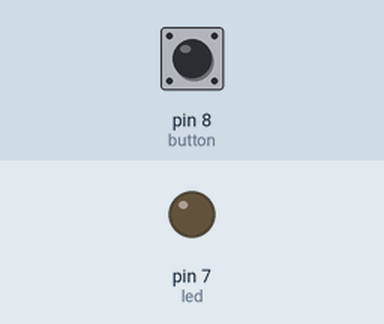
Simulated run of this sketch. Board: Arduino Uno, built with avr-gcc and run on an emulated ATmega328P. On the bench: output pins drawn as LEDs (lit = HIGH). Inputs (shaded band) come from the test bench; at power-on: pin 8 (button) LOW.

Above: at 1.2 s.
1.3 s: pin 8 (button) pulled HIGH for 0.15 s
At 1.37 s:
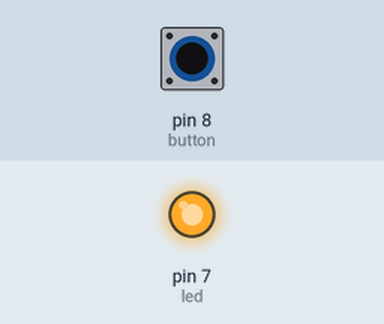
2.9 s: pin 8 (button) pulled HIGH for 3.2 s
At 6.6 s:
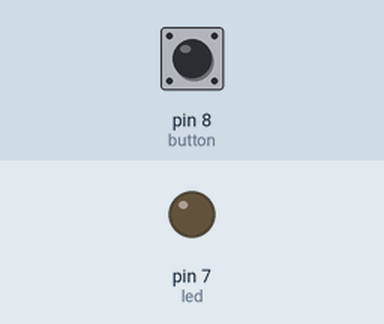
Timing chart, 0 to 8.1 s (numbered marks = the images above; inputs shaded):
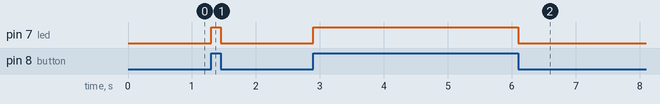

Measured:
- after the input at 1.3 s, pin 7 (led): LOW → HIGH at once, → LOW 0.15 s later
- after the input at 2.9 s, pin 7 (led): LOW → HIGH at once, → LOW 3.2 s later

The sketch:

microprocessor_10.ino
```cpp
int button = 8;
int led = 7;
int buttonState = 0;
void setup() {
pinMode(button, INPUT);
pinMode(led, OUTPUT);
}
void loop() {
buttonState = digitalRead(button);
if (buttonState == HIGH)  // pulldown
  {
  digitalWrite(led, HIGH);
  }
  else {
    digitalWrite(led, LOW);
  }
}
```
